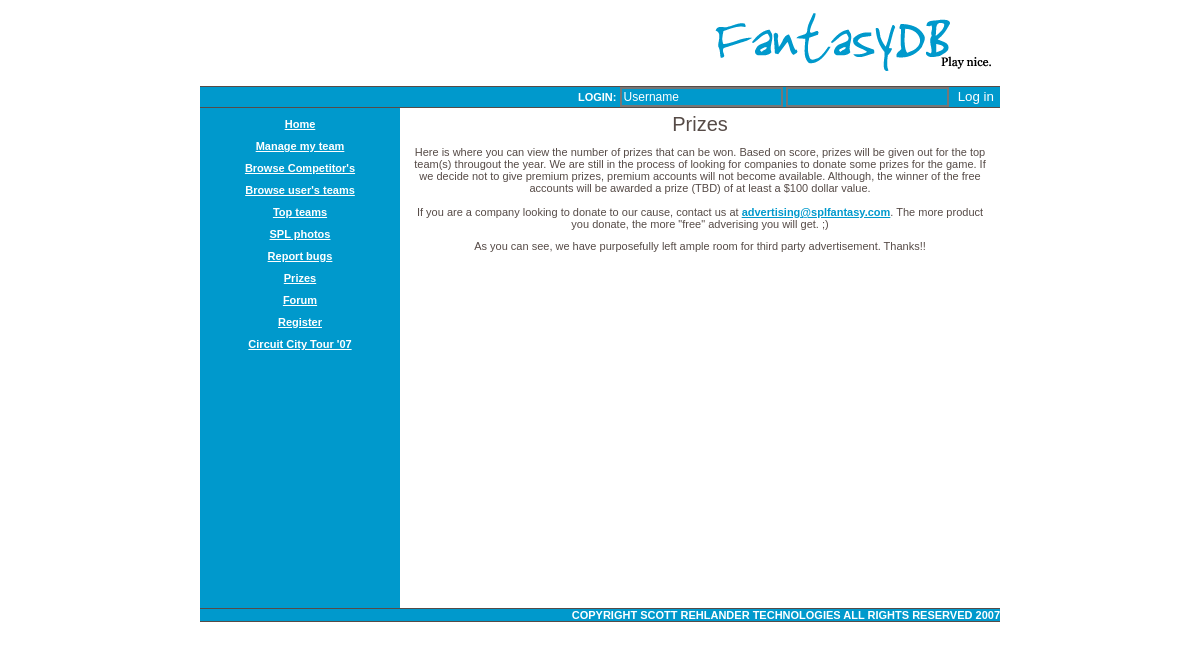
/Prizes.php, run on the app's committed database.
### tables this page shows
CREATE TABLE `navigation` (
  `Link` varchar(50) NOT NULL default '',
  `Text` varchar(50) NOT NULL default '',
  `Blank` tinyint(4) NOT NULL default '0',
  PRIMARY KEY  (`Link`)
);

### Prizes.php (the view, shortened to what this page needs)
<!DOCTYPE html PUBLIC "-//W3C//DTD XHTML 1.0 Transitional//EN" "http://www.w3.org/TR/xhtml1/DTD/xhtml1-transitional.dtd">
<html xmlns="http://www.w3.org/1999/xhtml">
<head>
<link href="/template/1.css" rel="stylesheet" type="text/css" />
<link href="/fantasydbWEB/template/1.css" rel="stylesheet" type="text/css" />
</head>
<body>
<div id="container">
	<div id="banner" ><img src="fdb.gif" width="414" height="66">
 		<h1 class="TopAndBottomSpacers">
			<?php
			$con = mysql_connect("db550.perfora.net", "dbo199011162", "UMkPUSvq");
			$userName = $_SESSION['userName'];
			if(empty($userName))
			{
				echo("<form id=\"loginForm\" name=\"loginForm\" method=\"post\" action=\"main.php\">
			  	Login:
		        	<input name=\"userName\" value=\"Username\" type=\"text\" id=\"userName\"  class=\"loginBoxes\"/>
		    	<input name=\"password\" type=\"password\" id=\"password\"  class=\"loginBoxes\"/>
		    	<input type=\"submit\" name=\"submit\" value=\"Log in\" style=\"background-color:#0099CC;color:#FFFFFF;border:none;\" />
				</form>");
			}
			else
			{
				echo("<form name=\"logoutForm\" method=\"post\" action=\"main.php\">
				Welcome " . $userName .
				"<input type=\"submit\" name=\"logout\" value=\"[ logout ]\" style=\"background-color:#0099CC;color:#FFFFFF;border:none;font-size:8pt;\" />
				</form>");
			}
			?>
		</h1>
  </div>
	<div id="left">
		<div align="center">
		  <?php
			$result = mysql_query("SELECT * FROM navigation", $con) or die(mysql_error());
			echo("<table width=\"93%\" border=\"0\" cellspacing=\"10\" cellpadding=\"0\">");
			while($row = mysql_fetch_array( $result ))
			{
				echo("<tr><td align=\"center\"><a href=\"" . $row["Link"] . "\">" . $row["Text"] . "</a></td></tr>");
			}
			echo("</table>");
			?>
	  </div>
	</div>
  <div id="content" align="center">
	<h2>Prizes</h2>
	<p>Here is where you can view the number of prizes that can be won.  Based on score, prizes will be given out for the top team(s) througout the year.  We are still in the process of looking for companies to donate some prizes for the game.  If we decide not to give premium prizes, premium accounts will not become available.  Although, the winner of the free accounts will be awarded a prize (TBD) of at least a $100 dollar value.<br /><br />
	  If you are a company looking to donate to our cause, contact us at <a class="invert" href="mailto:advertising@splfantasy.com">advertising@splfantasy.com</a>.  The more product you donate, the more "free" adverising you will get. ;)  </p>
	<p>As you can see, we have purposefully left ample room for third party advertisement.  Thanks!! </p>
  </div>
 	<div id="footer">
 	  <h1 class="TopAndBottomSpacers">copyright scott rehlander technologies all rights reserved 2007 </h1>
 	</div>
</div>
</body>
</html>

### template/1.css (style rules this page uses)
body { background-color: #ffffff; font-size: 11px; font-family: Verdana, Arial, SunSans-Regular, Sans-Serif; color:#564b47; padding:0px; margin:0px; }
a { color: #ffffff; font-weight:bold; }
a.invert { color: #0099CC; font-weight:bold; }
h1 { font-size: 11px; text-transform:uppercase; background-color: #E0A3B7; border-top:1px solid #564b47; border-bottom:1px solid #564b47; padding:0px 0px; margin:0px }
h2 { font-size:20px; font-weight: normal; padding: 5px 10px; margin:0px; }
#container { width: 800px; margin-bottom: 10px; margin-left: auto; margin-right: auto; background-color: #0099CC; }
#banner { background-color: #ffffff; text-align: right; padding: 0px; margin: 0px; }
#banner img { padding:10px 0px; }
#content { background-color: #ffffff; padding: 0px; margin-left: 200px; margin-right: 0px; }
div#content { min-height:500px; height:expression(this.scrollHeight > 600 ? "auto":"500px"); }
p, pre { padding: 5px 10px; margin:0px; }
#left { float: left; width: 200px; margin: 0px; padding: 0px; }
#footer { clear: both; margin: 0px; padding: 0px; text-align: right; }
.TopAndBottomSpacers { background-color: #0099CC; color: #ffffff; }
.loginBoxes { font-size: 12px; color:#FFFFFF; background-color:#0099CC; border-style:double; }

### data on the page
navigation: Text "Home"
navigation: Text "Manage my team"
navigation: Text "Browse Competitor's"
navigation: Text "Browse user's teams"
navigation: Text "Top teams"
navigation: Text "SPL photos"
navigation: Text "Report bugs"
navigation: Text "Prizes"
navigation: Text "Forum"
navigation: Text "Register"
navigation: Text "Circuit City Tour '07"
